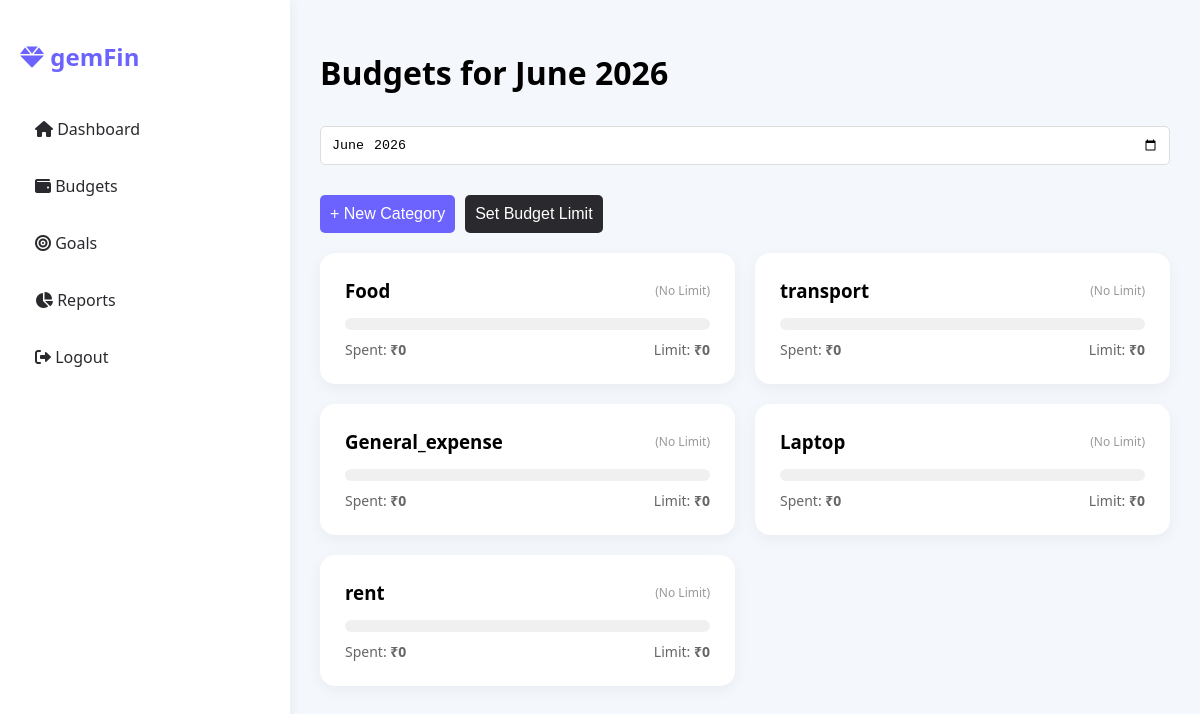
Screenshot of /budgets.php (signed in) with the database file from the repository.
### tables this page shows
CREATE TABLE `category` (
  `category_id` int(11) NOT NULL,
  `user_id` int(11) NOT NULL,
  `type` enum('income','expense') NOT NULL,
  `description` varchar(255) DEFAULT NULL
);

### budgets.php (the view, shortened to what this page needs)
<?php
include 'db_connect.php';
$user_id = $_SESSION['user_id'];
if (isset($_GET['month'])) {
    $selected_month = $_GET['month'];
    $current_month = date('F Y', strtotime($selected_month));
} else {
    $selected_month = date('Y-m');
    $current_month = date('F Y');
}
$sql = "SELECT c.description as name, c.category_id, b.amount as limit_amount,
        (SELECT IFNULL(SUM(amount),0) FROM `transaction` t
         WHERE t.category_id = c.category_id
         AND t.user_id = $user_id
         AND DATE_FORMAT(t.date, '%M %Y') = '$current_month') as spent
        FROM `category` c
        LEFT JOIN `budget` b ON c.category_id = b.category_id AND b.month = '$current_month'
        WHERE c.user_id = $user_id AND c.type = 'expense' AND c.description != 'General'";
$budgets = $conn->query($sql);
?>
<!DOCTYPE html>
<html>
<head>
    <link rel="stylesheet" href="css/style.css">
    <link rel="stylesheet" href="https://cdnjs.cloudflare.com/ajax/libs/font-awesome/6.0.0/css/all.min.css">
</head>
<body>
<div class="dashboard-container">
    <?php include 'sidebar.php'; ?>
    <main class="main-content">
        <h1>Budgets for <?php echo $current_month; ?></h1>
        <form method="GET" style="margin-bottom: 20px;">
            <input type="month" name="month" value="<?php echo $selected_month; ?>" onchange="this.form.submit()">
        </form>
        <div style="display:flex; gap:10px; margin-bottom:20px;">
            <button class="btn" style="width:auto" onclick="document.getElementById('catModal').style.display='block'">+ New Category</button>
            <button class="btn" style="width:auto; background:var(--secondary)" onclick="document.getElementById('budgetModal').style.display='block'">Set Budget Limit</button>
        </div>
        <div class="cards-grid" style="grid-template-columns: repeat(2, 1fr);">
            <?php while($row = $budgets->fetch_assoc()):
                $limit = $row['limit_amount'] ?? 0;
                $spent = $row['spent'];
                $remaining = $limit - $spent;
            ?>
            <div class="budget-card">
                <div class="budget-header">
                    <h3 style="margin:0;"><?php echo $row['name']; ?></h3>
                    <?php if($limit > 0): ?>
                        <span style="font-weight:bold; color:var(--primary)">
                            <?php
                                if($remaining >= 0) {
                                    echo "₹" . number_format($remaining) . " Left";
                                } else {
                                    echo "Over by ₹" . number_format(abs($remaining));
                                }
                            ?>
                        </span>
                    <?php else: ?>
                        <span style="font-size:12px; color:#999;">(No Limit)</span>
                    <?php endif; ?>
                </div>
                <div class="progress-bg">
                </div>
                <div class="budget-stats">
                    <span>Spent: <b>₹<?php echo number_format($spent); ?></b></span>
                    <span>Limit: <b>₹<?php echo number_format($limit); ?></b></span>
                </div>
            </div>
            <?php endwhile; ?>
        </div>
    </main>
</div>
</body>
</html>

### sidebar.php
<nav class="sidebar">
    <h2><i class="fa-solid fa-gem"></i> gemFin</h2>
    <a href="dashboard.php"><i class="fa-solid fa-house"></i> Dashboard</a>
    <a href="budgets.php"><i class="fa-solid fa-wallet"></i> Budgets</a>
    <a href="goals.php"><i class="fa-solid fa-bullseye"></i> Goals</a>
    <a href="reports.php"><i class="fa-solid fa-chart-pie"></i> Reports</a>
    <a href="logout.php"><i class="fa-solid fa-right-from-bracket"></i> Logout</a>
</nav>

### css/style.css (style rules this page uses)
:root { --primary: #6C63FF; --secondary: #2A2A2E; --bg-color: #F4F7FC; --white: #ffffff; --green: #00C851; --red: #ff4444; --shadow: 0 4px 15px rgba(0,0,0,0.1); }
body { font-family: 'Segoe UI', sans-serif; background-color: var(--bg-color); margin: 0; padding: 0; }
.btn { width: 100%; padding: 10px; background: var(--primary); color: var(--white); border: none; border-radius: 5px; cursor: pointer; font-size: 16px; transition: 0.3s; }
.dashboard-container { display: flex; height: 100vh; }
.sidebar { width: 250px; background: var(--white); padding: 20px; display: flex; flex-direction: column; box-shadow: 2px 0 10px rgba(0,0,0,0.05); }
.sidebar h2 { color: var(--primary); margin-bottom: 30px; }
.sidebar a { text-decoration: none; color: var(--secondary); padding: 15px; display: block; border-radius: 8px; margin-bottom: 5px; }
.main-content { flex: 1; padding: 30px; overflow-y: auto; }
.cards-grid { display: grid; grid-template-columns: repeat(3, 1fr); gap: 20px; margin-bottom: 30px; }
input, select { width: 100%; padding: 10px; margin: 10px 0; border: 1px solid #ddd; border-radius: 5px; box-sizing: border-box; }

### budgets.php (style rules this page uses)
.budget-card { padding: 25px; background: white; border-radius: 15px; box-shadow: 0 4px 15px rgba(0,0,0,0.05); }
.budget-header { display: flex; justify-content: space-between; align-items: center; margin-bottom: 15px; }
.budget-stats { display: flex; justify-content: space-between; font-size: 14px; color: #666; margin-top: 10px; }
.progress-bg { background: #f0f0f0; border-radius: 20px; height: 12px; width: 100%; overflow: hidden; position: relative; }

### rows the page displays
category: description "Food", spent "0", limit "0"
category: description "transport", spent "0", limit "0"
category: description "General_expense", spent "0", limit "0"
category: description "Laptop", spent "0", limit "0"
category: description "rent", spent "0", limit "0"

### other values shown
$current_month "June 2026"
